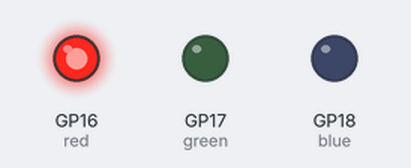
Recording of a program running on a simulated Raspberry Pi Pico running CircuitPython. Shown: output pins drawn as LEDs (lit = HIGH).

Above: at 0.5 s.
At 1.5 s:
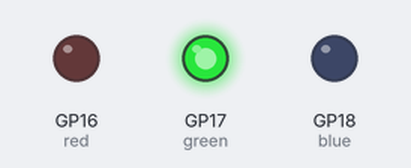
At 5.5 s:
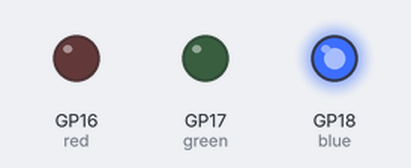
Timing chart, 0 to 6.9 s (numbered marks = the images above):
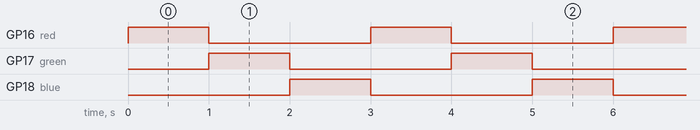

Measured:
- by itself, GP16 (red), GP17 (green), GP18 (blue): alternates HIGH for 1.0 s and LOW for 2.0 s
- by itself, everything shown: repeats every 3.0 s, in 3 steps

The program:

camera.py
```python
import board
import digitalio
import time

red = digitalio.DigitalInOut(board.GP16)
green = digitalio.DigitalInOut(board.GP17)
blue = digitalio.DigitalInOut(board.GP18)

for led in [red, green, blue]:
    led.direction = digitalio.Direction.OUTPUT

while True:

    red.value = True
    time.sleep(1)
    red.value = False

    green.value = True
    time.sleep(1)
    green.value = False

    blue.value = True
    time.sleep(1)
    blue.value = False
```
